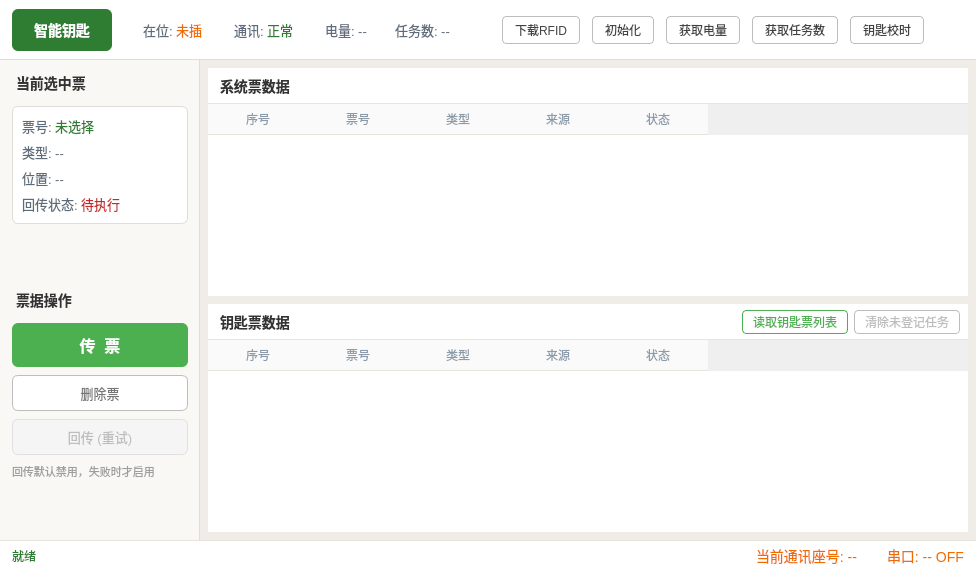
     <widget class="QWidget" name="pageKey">
      <layout class="QVBoxLayout" name="pageKeyLayout">
       <property name="spacing">
        <number>0</number>
       </property>
       <property name="leftMargin">
        <number>0</number>
       </property>
       <property name="topMargin">
        <number>0</number>
       </property>
       <property name="rightMargin">
        <number>0</number>
       </property>
       <property name="bottomMargin">
        <number>0</number>
       </property>
       <item>
        <widget class="QWidget" name="topDeviceBar" native="true">
         <property name="minimumSize">
          <size>
           <width>0</width>
           <height>60</height>
          </size>
         </property>
         <property name="maximumSize">
          <size>
           <width>16777215</width>
           <height>60</height>
          </size>
         </property>
         <property name="styleSheet">
          <string notr="true">#topDeviceBar { background: #FFFFFF; border-bottom: 1px solid #E0DDD7; }</string>
         </property>
         <layout class="QHBoxLayout" name="topDeviceBarLayout">
          <property name="spacing">
           <number>12</number>
          </property>
          <property name="leftMargin">
           <number>12</number>
          </property>
          <property name="topMargin">
           <number>8</number>
          </property>
          <property name="rightMargin">
           <number>12</number>
          </property>
          <property name="bottomMargin">
           <number>8</number>
          </property>
          <item>
           <widget class="QLabel" name="btnSmartKey">
            <property name="minimumSize">
             <size>
              <width>100</width>
              <height>40</height>
             </size>
            </property>
            <property name="maximumSize">
             <size>
              <width>120</width>
              <height>42</height>
             </size>
            </property>
            <property name="styleSheet">
             <string notr="true">QLabel {
  background: #2E7D32;
  color: #FFFFFF;
  border: none;
  border-radius: 6px;
  font-size: 14px;
  font-weight: bold;
  padding: 6px 16px;
}</string>
            </property>
            <property name="text">
             <string>智能钥匙</string>
            </property>
            <property name="alignment">
             <set>Qt::AlignCenter</set>
            </property>
           </widget>
          </item>
          <item>
           <spacer name="statusLeftSpacer">
            <property name="orientation">
             <enum>Qt::Horizontal</enum>
            </property>
            <property name="sizeType">
             <enum>QSizePolicy::Fixed</enum>
            </property>
            <property name="sizeHint" stdset="0">
             <size>
              <width>16</width>
              <height>20</height>
             </size>
            </property>
           </spacer>
          </item>
          <item>
           <widget class="QLabel" name="lblKeyPosition">
            <property name="styleSheet">
             <string notr="true">font-size: 13px; color: #5D6B7A; margin-right: 12px;</string>
            </property>
            <property name="text">
             <string>在位: &lt;font color='#EF6C00'&gt;未插&lt;/font&gt;</string>
            </property>
            <property name="textFormat">
             <enum>Qt::RichText</enum>
            </property>
           </widget>
          </item>
          <item>
           <widget class="QLabel" name="lblCommStatus">
            <property name="styleSheet">
             <string notr="true">font-size: 13px; color: #5D6B7A; margin-right: 12px;</string>
            </property>
            <property name="text">
             <string>通讯: &lt;font color='#2E7D32'&gt;正常&lt;/font&gt;</string>
            </property>
            <property name="textFormat">
             <enum>Qt::RichText</enum>
            </property>
           </widget>
          </item>
          <item>
           <widget class="QLabel" name="lblBatteryInfo">
            <property name="styleSheet">
             <string notr="true">font-size: 13px; color: #5D6B7A; margin-right: 12px;</string>
            </property>
            <property name="text">
             <string>电量: --</string>
            </property>
           </widget>
          </item>
          <item>
           <widget class="QLabel" name="lblTaskInfo">
            <property name="styleSheet">
             <string notr="true">font-size: 13px; color: #5D6B7A;</string>
            </property>
            <property name="text">
             <string>任务数: --</string>
            </property>
           </widget>
          </item>
          <item>
           <spacer name="deviceStatusSpacer">
            <property name="orientation">
             <enum>Qt::Horizontal</enum>
            </property>
            <property name="sizeHint" stdset="0">
             <size>
              <width>40</width>
              <height>20</height>
             </size>
            </property>
           </spacer>
          </item>
          <item>
           <widget class="QPushButton" name="btnDownloadRfid">
            <property name="styleSheet">
             <string notr="true">QPushButton { background: #FFFFFF; border: 1px solid #BDBDBD; border-radius: 4px; padding: 4px 12px; font-size: 12px; color: #424242; }
QPushButton:hover { background: #F5F5F5; border-color: #2E7D32; color: #2E7D32; }
QPushButton:pressed { background: #E8F5E9; }</string>
            </property>
            <property name="text">
             <string>下载RFID</string>
            </property>
           </widget>
          </item>
          <item>
           <widget class="QPushButton" name="btnInitDevice">
            <property name="styleSheet">
             <string notr="true">QPushButton { background: #FFFFFF; border: 1px solid #BDBDBD; border-radius: 4px; padding: 4px 12px; font-size: 12px; color: #424242; }
QPushButton:hover { background: #F5F5F5; border-color: #2E7D32; color: #2E7D32; }
QPushButton:pressed { background: #E8F5E9; }</string>
            </property>
            <property name="text">
             <string>初始化</string>
            </property>
           </widget>
          </item>
          <item>
           <widget class="QPushButton" name="btnQueryBattery">
            <property name="styleSheet">
             <string notr="true">QPushButton { background: #FFFFFF; border: 1px solid #BDBDBD; border-radius: 4px; padding: 4px 12px; font-size: 12px; color: #424242; }
QPushButton:hover { background: #F5F5F5; border-color: #2E7D32; color: #2E7D32; }
QPushButton:pressed { background: #E8F5E9; }</string>
            </property>
            <property name="text">
             <string>获取电量</string>
            </property>
           </widget>
          </item>
          <item>
           <widget class="QPushButton" name="btnQueryTaskCount">
            <property name="styleSheet">
             <string notr="true">QPushButton { background: #FFFFFF; border: 1px solid #BDBDBD; border-radius: 4px; padding: 4px 12px; font-size: 12px; color: #424242; }
QPushButton:hover { background: #F5F5F5; border-color: #2E7D32; color: #2E7D32; }
QPushButton:pressed { background: #E8F5E9; }</string>
            </property>
            <property name="text">
             <string>获取任务数</string>
            </property>
           </widget>
          </item>
          <item>
           <widget class="QPushButton" name="btnSyncTime">
            <property name="styleSheet">
             <string notr="true">QPushButton { background: #FFFFFF; border: 1px solid #BDBDBD; border-radius: 4px; padding: 4px 12px; font-size: 12px; color: #424242; }
QPushButton:hover { background: #F5F5F5; border-color: #2E7D32; color: #2E7D32; }
QPushButton:pressed { background: #E8F5E9; }</string>
            </property>
            <property name="text">
             <string>钥匙校时</string>
            </property>
           </widget>
          </item>
          <item>
           <spacer name="topBarRightSpacer">
            <property name="orientation">
             <enum>Qt::Horizontal</enum>
            </property>
            <property name="sizeHint" stdset="0">
             <size>
              <width>40</width>
              <height>20</height>
             </size>
            </property>
           </spacer>
          </item>
         </layout>
        </widget>
       </item>
       <item>
        <widget class="QWidget" name="middleArea" native="true">
         <layout class="QHBoxLayout" name="middleAreaLayout">
          <property name="spacing">
           <number>0</number>
          </property>
          <property name="leftMargin">
           <number>0</number>
          </property>
          <property name="topMargin">
           <number>0</number>
          </property>
          <property name="rightMargin">
           <number>0</number>
          </property>
          <property name="bottomMargin">
           <number>0</number>
          </property>
          <item>
           <widget class="QWidget" name="leftSidebar" native="true">
            <property name="minimumSize">
             <size>
              <width>200</width>
              <height>0</height>
             </size>
            </property>
            <property name="maximumSize">
             <size>
              <width>210</width>
              <height>16777215</height>
             </size>
            </property>
            <property name="styleSheet">
             <string notr="true">#leftSidebar { background: #F9F8F5; border-right: 1px solid #E0DDD7; }</string>
            </property>
            <layout class="QVBoxLayout" name="leftSidebarLayout">
             <property name="spacing">
              <number>8</number>
             </property>
             <property name="leftMargin">
              <number>12</number>
             </property>
             <property name="topMargin">
              <number>12</number>
             </property>
             <property name="rightMargin">
              <number>12</number>
             </property>
             <property name="bottomMargin">
              <number>12</number>
             </property>
             <item>
              <widget class="QLabel" name="lblSelectedTicketTitle">
               <property name="styleSheet">
                <string notr="true">font-size: 14px; font-weight: bold; color: #333333; padding-bottom: 4px;</string>
               </property>
               <property name="text">
                <string>当前选中票</string>
               </property>
              </widget>
             </item>
             <item>
              <widget class="QWidget" name="ticketInfoCard" native="true">
               <property name="styleSheet">
                <string notr="true">#ticketInfoCard {
  background: #FFFFFF;
  border: 1px solid #E0DDD7;
  border-radius: 6px;
  padding: 8px;
}</string>
               </property>
               <layout class="QVBoxLayout" name="ticketInfoCardLayout">
                <property name="spacing">
                 <number>6</number>
                </property>
                <property name="leftMargin">
                 <number>10</number>
                </property>
                <property name="topMargin">
                 <number>10</number>
                </property>
                <property name="rightMargin">
                 <number>10</number>
                </property>
                <property name="bottomMargin">
                 <number>10</number>
                </property>
                <item>
                 <widget class="QLabel" name="lblTicketNo">
                  <property name="styleSheet">
                   <string notr="true">font-size: 13px; color: #5D6B7A;</string>
                  </property>
                  <property name="text">
                   <string>票号: &lt;font color='#2E7D32'&gt;未选择&lt;/font&gt;</string>
                  </property>
                  <property name="textFormat">
                   <enum>Qt::RichText</enum>
                  </property>
                 </widget>
                </item>
                <item>
                 <widget class="QLabel" name="lblTicketType">
                  <property name="styleSheet">
                   <string notr="true">font-size: 13px; color: #5D6B7A;</string>
                  </property>
                  <property name="text">
                   <string>类型: --</string>
                  </property>
                 </widget>
                </item>
                <item>
                 <widget class="QLabel" name="lblTicketPosition">
                  <property name="styleSheet">
                   <string notr="true">font-size: 13px; color: #5D6B7A;</string>
                  </property>
                  <property name="text">
                   <string>位置: --</string>
                  </property>
                 </widget>
                </item>
                <item>
                 <widget class="QLabel" name="lblTicketReturnStatus">
                  <property name="styleSheet">
                   <string notr="true">font-size: 13px; color: #5D6B7A;</string>
                  </property>
                  <property name="text">
                   <string>回传状态: &lt;font color='#C62828'&gt;待执行&lt;/font&gt;</string>
                  </property>
                  <property name="textFormat">
                   <enum>Qt::RichText</enum>
                  </property>
                 </widget>
                </item>
               </layout>
              </widget>
             </item>
             <item>
              <spacer name="verticalSpacer">
               <property name="orientation">
                <enum>Qt::Vertical</enum>
               </property>
               <property name="sizeHint" stdset="0">
                <size>
                 <width>20</width>
                 <height>40</height>
                </size>
               </property>
              </spacer>
             </item>
             <item>
              <widget class="QLabel" name="lblTicketOpTitle">
               <property name="styleSheet">
                <string notr="true">font-size: 14px; font-weight: bold; color: #333333; padding-top: 8px; padding-bottom: 4px;</string>
               </property>
               <property name="text">
                <string>票据操作</string>
               </property>
              </widget>
             </item>
             <item>
              <widget class="QPushButton" name="btnTransferTicket">
               <property name="minimumSize">
                <size>
                 <width>0</width>
                 <height>44</height>
                </size>
               </property>
               <property name="styleSheet">
                <string notr="true">QPushButton {
  background: #4CAF50;
  color: #FFFFFF;
  border: none;
  border-radius: 6px;
  font-size: 16px;
  font-weight: bold;
  padding: 8px;
}
QPushButton:hover { background: #43A047; }
QPushButton:pressed { background: #388E3C; }
QPushButton:disabled { background: #C8E6C9; color: #A5D6A7; }</string>
               </property>
               <property name="text">
                <string>传  票</string>
               </property>
              </widget>
             </item>
             <item>
              <widget class="QPushButton" name="btnDeleteTicket">
               <property name="minimumSize">
                <size>
                 <width>0</width>
                 <height>36</height>
                </size>
               </property>
               <property name="styleSheet">
                <string notr="true">QPushButton {
  background: #FFFFFF;
  color: #757575;
  border: 1px solid #BDBDBD;
  border-radius: 6px;
  font-size: 13px;
  padding: 6px;
}
QPushButton:hover { border-color: #F44336; color: #F44336; }
QPushButton:pressed { background: #FFEBEE; }
QPushButton:disabled { background: #F5F5F5; color: #BDBDBD; border-color: #E0E0E0; }</string>
               </property>
               <property name="text">
                <string>删除票</string>
               </property>
              </widget>
             </item>
             <item>
              <widget class="QPushButton" name="btnReturnTicket">
               <property name="enabled">
                <bool>false</bool>
               </property>
               <property name="minimumSize">
                <size>
                 <width>0</width>
                 <height>36</height>
                </size>
               </property>
               <property name="styleSheet">
                <string notr="true">QPushButton {
  background: #FFFFFF;
  color: #757575;
  border: 1px solid #BDBDBD;
  border-radius: 6px;
  font-size: 13px;
  padding: 6px;
}
QPushButton:hover { border-color: #FF9800; color: #EF6C00; }
QPushButton:pressed { background: #FFF3E0; }
QPushButton:disabled { background: #F5F5F5; color: #BDBDBD; border-color: #E0E0E0; }</string>
               </property>
               <property name="text">
                <string>回传 (重试)</string>
               </property>
              </widget>
             </item>
             <item>
              <widget class="QLabel" name="lblReturnHint">
               <property name="styleSheet">
                <string notr="true">font-size: 11px; color: #9E9E9E;</string>
               </property>
               <property name="text">
                <string>回传默认禁用，失败时才启用</string>
               </property>
               <property name="wordWrap">
                <bool>true</bool>
               </property>
              </widget>
             </item>
             <item>
              <spacer name="sidebarSpacer">
               <property name="orientation">
                <enum>Qt::Vertical</enum>
               </property>
               <property name="sizeHint" stdset="0">
                <size>
                 <width>20</width>
                 <height>40</height>
                </size>
               </property>
              </spacer>
             </item>
            </layout>
           </widget>
          </item>
          <item>
           <widget class="QWidget" name="dataArea" native="true">
            <property name="styleSheet">
             <string notr="true">#dataArea { background: #F0EDE8; }</string>
            </property>
            <layout class="QVBoxLayout" name="dataAreaLayout">
             <property name="spacing">
              <number>8</number>
             </property>
             <property name="leftMargin">
              <number>8</number>
             </property>
             <property name="topMargin">
              <number>8</number>
             </property>
             <property name="rightMargin">
              <number>8</number>
             </property>
             <property name="bottomMargin">
              <number>8</number>
             </property>
             <item>
              <widget class="QWidget" name="systemTicketSection" native="true">
               <property name="styleSheet">
                <string notr="true">#systemTicketSection { background: #FFFFFF; border: 1px solid #E0DDD7; border-radius: 4px; }</string>
               </property>
               <layout class="QVBoxLayout" name="systemTicketSectionLayout">
                <property name="spacing">
                 <number>0</number>
                </property>
                <property name="leftMargin">
                 <number>0</number>
                </property>
                <property name="topMargin">
                 <number>0</number>
                </property>
                <property name="rightMargin">
                 <number>0</number>
                </property>
                <property name="bottomMargin">
                 <number>0</number>
                </property>
                <item>
                 <widget class="QWidget" name="systemTicketHeader" native="true">
                  <property name="minimumSize">
                   <size>
                    <width>0</width>
                    <height>36</height>
                   </size>
                  </property>
                  <property name="maximumSize">
                   <size>
                    <width>16777215</width>
                    <height>36</height>
                   </size>
                  </property>
                  <property name="styleSheet">
                   <string notr="true">#systemTicketHeader { background: #FFFFFF; border-bottom: 1px solid #E8E4DE; }</string>
                  </property>
                  <layout class="QHBoxLayout" name="systemTicketHeaderLayout">
                   <property name="leftMargin">
                    <number>12</number>
                   </property>
                   <property name="topMargin">
                    <number>4</number>
                   </property>
                   <property name="rightMargin">
                    <number>8</number>
                   </property>
                   <property name="bottomMargin">
                    <number>4</number>
                   </property>
                   <item>
                    <widget class="QLabel" name="lblSystemTicketTitle">
                     <property name="styleSheet">
                      <string notr="true">font-size: 14px; font-weight: bold; color: #333333;</string>
                     </property>
                     <property name="text">
                      <string>系统票数据</string>
                     </property>
                    </widget>
                   </item>
                   <item>
                    <spacer name="systemTicketTitleSpacer">
                     <property name="orientation">
                      <enum>Qt::Horizontal</enum>
                     </property>
                     <property name="sizeHint" stdset="0">
                      <size>
                       <width>40</width>
                       <height>20</height>
                      </size>
                     </property>
                    </spacer>
                   </item>
                  </layout>
                 </widget>
                </item>
                <item>
                 <widget class="QTableWidget" name="systemTicketTable">
                  <property name="styleSheet">
                   <string notr="true">QTableWidget { border: none; background: #FFFFFF; font-size: 12px; }
QHeaderView::section { background: #FAFAFA; color: #8C9BAA; border: none; border-bottom: 1px solid #E8E4DE; padding: 4px 6px; font-size: 12px; }
QTableWidget::item { border-bottom: 1px solid #F0EDE8; padding: 3px 6px; }
QTableWidget::item:selected { background: #DCE8FF; color: #1F2937; }
QTableWidget::item:selected:active { background: #D0E2FF; color: #1F2937; }
QTableWidget::item:selected:!active { background: #E8F0FF; color: #1F2937; }</string>
                  </property>
                  <property name="alternatingRowColors">
                   <bool>true</bool>
                  </property>
                  <property name="selectionBehavior">
                   <enum>QAbstractItemView::SelectRows</enum>
                  </property>
                  <property name="showGrid">
                   <bool>false</bool>
                  </property>
                  <column>
                   <property name="text">
                    <string>序号</string>
                   </property>
                  </column>
                  <column>
                   <property name="text">
                    <string>票号</string>
                   </property>
                  </column>
                  <column>
                   <property name="text">
                    <string>类型</string>
                   </property>
                  </column>
                  <column>
                   <property name="text">
                    <string>来源</string>
                   </property>
                  </column>
                  <column>
                   <property name="text">
                    <string>状态</string>
                   </property>
                  </column>
                 </widget>
                </item>
               </layout>
              </widget>
             </item>
             <item>
              <widget class="QWidget" name="keyTicketSection" native="true">
               <property name="styleSheet">
                <string notr="true">#keyTicketSection { background: #FFFFFF; border: 1px solid #E0DDD7; border-radius: 4px; }</string>
               </property>
               <layout class="QVBoxLayout" name="keyTicketSectionLayout">
                <property name="spacing">
                 <number>0</number>
                </property>
                <property name="leftMargin">
                 <number>0</number>
                </property>
                <property name="topMargin">
                 <number>0</number>
                </property>
                <property name="rightMargin">
                 <number>0</number>
                </property>
                <property name="bottomMargin">
                 <number>0</number>
                </property>
                <item>
                 <widget class="QWidget" name="keyTicketHeader" native="true">
                  <property name="minimumSize">
                   <size>
                    <width>0</width>
                    <height>36</height>
                   </size>
                  </property>
                  <property name="maximumSize">
                   <size>
                    <width>16777215</width>
                    <height>36</height>
                   </size>
                  </property>
                  <property name="styleSheet">
                   <string notr="true">#keyTicketHeader { background: #FFFFFF; border-bottom: 1px solid #E8E4DE; }</string>
                  </property>
                  <layout class="QHBoxLayout" name="keyTicketHeaderLayout">
                   <property name="leftMargin">
                    <number>12</number>
                   </property>
                   <property name="topMargin">
                    <number>4</number>
                   </property>
                   <property name="rightMargin">
                    <number>8</number>
                   </property>
                   <property name="bottomMargin">
                    <number>4</number>
                   </property>
                   <item>
                    <widget class="QLabel" name="lblKeyTicketTitle">
                     <property name="styleSheet">
                      <string notr="true">font-size: 14px; font-weight: bold; color: #333333;</string>
                     </property>
                     <property name="text">
                      <string>钥匙票数据</string>
                     </property>
                    </widget>
                   </item>
                   <item>
                    <spacer name="keyTicketTitleSpacer">
                     <property name="orientation">
                      <enum>Qt::Horizontal</enum>
                     </property>
                     <property name="sizeHint" stdset="0">
                      <size>
                       <width>40</width>
                       <height>20</height>
                      </size>
                     </property>
                    </spacer>
                   </item>
                   <item>
                    <widget class="QPushButton" name="btnReadKeyTicketList">
                     <property name="styleSheet">
                      <string notr="true">QPushButton {
  background: #FFFFFF;
  border: 1px solid #4CAF50;
  border-radius: 4px;
  padding: 2px 10px;
  font-size: 12px;
  color: #4CAF50;
}
QPushButton:hover { background: #E8F5E9; }
QPushButton:pressed { background: #C8E6C9; }</string>
                     </property>
                     <property name="text">
                      <string>读取钥匙票列表</string>
                     </property>
                    </widget>
                   </item>
                   <item>
                    <widget class="QPushButton" name="btnClearUnregisteredKeyTask">
                     <property name="enabled">
                      <bool>false</bool>
                     </property>
                     <property name="styleSheet">
                      <string notr="true">QPushButton {
  background: #FFFFFF;
  border: 1px solid #D32F2F;
  border-radius: 4px;
  padding: 2px 10px;
  font-size: 12px;
  color: #D32F2F;
}
QPushButton:hover { background: #FFEBEE; }
QPushButton:pressed { background: #FFCDD2; }
QPushButton:disabled { border-color: #BDBDBD; color: #BDBDBD; }</string>
                     </property>
                     <property name="text">
                      <string>清除未登记任务</string>
                     </property>
                    </widget>
                   </item>
                  </layout>
                 </widget>
                </item>
                <item>
                 <widget class="QTableWidget" name="keyTicketTable">
                  <property name="styleSheet">
                   <string notr="true">QTableWidget { border: none; background: #FFFFFF; font-size: 12px; }
QHeaderView::section { background: #FAFAFA; color: #8C9BAA; border: none; border-bottom: 1px solid #E8E4DE; padding: 4px 6px; font-size: 12px; }
QTableWidget::item { border-bottom: 1px solid #F0EDE8; padding: 3px 6px; }
QTableWidget::item:selected { background: #DCE8FF; color: #1F2937; }
QTableWidget::item:selected:active { background: #D0E2FF; color: #1F2937; }
QTableWidget::item:selected:!active { background: #E8F0FF; color: #1F2937; }</string>
                  </property>
                  <property name="alternatingRowColors">
                   <bool>true</bool>
                  </property>
                  <property name="selectionBehavior">
                   <enum>QAbstractItemView::SelectRows</enum>
                  </property>
                  <property name="showGrid">
                   <bool>false</bool>
                  </property>
                  <column>
                   <property name="text">
                    <string>序号</string>
                   </property>
                  </column>
                  <column>
                   <property name="text">
                    <string>票号</string>
                   </property>
                  </column>
                  <column>
                   <property name="text">
                    <string>类型</string>
                   </property>
                  </column>
                  <column>
                   <property name="text">
                    <string>来源</string>
                   </property>
                  </column>
                  <column>
                   <property name="text">
                    <string>状态</string>
                   </property>
                  </column>
                 </widget>
                </item>
               </layout>
              </widget>
             </item>
            </layout>
           </widget>
          </item>
         </layout>
        </widget>
       </item>
       <item>
        <widget class="QWidget" name="statusBar" native="true">
         <property name="minimumSize">
          <size>
           <width>0</width>
           <height>32</height>
          </size>
         </property>
         <property name="maximumSize">
          <size>
           <width>16777215</width>
           <height>32</height>
          </size>
         </property>
         <property name="styleSheet">
          <string notr="true">#statusBar { background: #FFFFFF; border-top: 1px solid #E8E4DE; }</string>
         </property>
         <layout class="QHBoxLayout" name="statusBarLayout">
          <property name="leftMargin">
           <number>12</number>
          </property>
          <property name="topMargin">
           <number>0</number>
          </property>
          <property name="rightMargin">
           <number>12</number>
          </property>
          <property name="bottomMargin">
           <number>0</number>
          </property>
          <item>
           <widget class="QLabel" name="lblFeedback">
            <property name="styleSheet">
             <string notr="true">font-size: 12px; color: #2E7D32;</string>
            </property>
            <property name="text">
             <string>就绪</string>
            </property>
           </widget>
          </item>
          <item>
           <spacer name="statusSpacer">
            <property name="orientation">
             <enum>Qt::Horizontal</enum>
            </property>
            <property name="sizeHint" stdset="0">
             <size>
              <width>40</width>
              <height>20</height>
             </size>
            </property>
           </spacer>
          </item>
          <item>
           <widget class="QLabel" name="lblCommSeatNo">
            <property name="styleSheet">
             <string notr="true">font-size: 14px; color: #EF6C00; margin-right: 20px;</string>
            </property>
            <property name="text">
             <string>当前通讯座号: --</string>
            </property>
           </widget>
          </item>
          <item>
           <widget class="QLabel" name="lblCommParams">
            <property name="styleSheet">
             <string notr="true">font-size: 14px; color: #EF6C00;</string>
            </property>
            <property name="text">
             <string>串口: -- OFF</string>
            </property>
           </widget>
          </item>
         </layout>
        </widget>
       </item>
      </layout>
     </widget>
